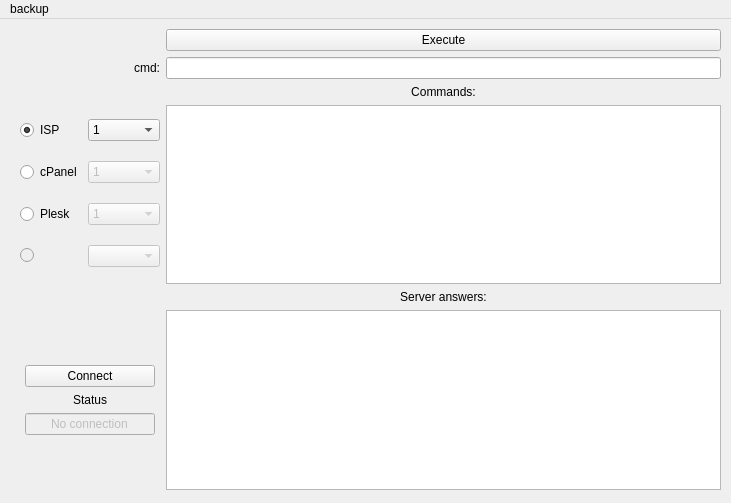
<?xml version="1.0" encoding="UTF-8"?>
<ui version="4.0">
 <class>MainWindow</class>
 <widget class="QMainWindow" name="MainWindow">
  <property name="geometry">
   <rect>
    <x>0</x>
    <y>0</y>
    <width>731</width>
    <height>503</height>
   </rect>
  </property>
  <property name="sizePolicy">
   <sizepolicy hsizetype="Fixed" vsizetype="Fixed">
    <horstretch>0</horstretch>
    <verstretch>0</verstretch>
   </sizepolicy>
  </property>
  <property name="windowTitle">
   <string>srv_cmd_executor v1.0</string>
  </property>
  <widget class="QWidget" name="centralwidget">
   <widget class="QWidget" name="gridLayoutWidget">
    <property name="geometry">
     <rect>
      <x>15</x>
      <y>5</y>
      <width>711</width>
      <height>471</height>
     </rect>
    </property>
    <layout class="QGridLayout" name="gridLayout">
     <property name="margin">
      <number>5</number>
     </property>
     <item row="0" column="1">
      <widget class="QPushButton" name="pushButton">
       <property name="sizePolicy">
        <sizepolicy hsizetype="Preferred" vsizetype="Fixed">
         <horstretch>0</horstretch>
         <verstretch>0</verstretch>
        </sizepolicy>
       </property>
       <property name="text">
        <string>Execute</string>
       </property>
      </widget>
     </item>
     <item row="1" column="1">
      <widget class="QLineEdit" name="lineEdit"/>
     </item>
     <item row="1" column="0">
      <widget class="QLabel" name="label">
       <property name="text">
        <string>cmd:</string>
       </property>
       <property name="alignment">
        <set>Qt::AlignRight|Qt::AlignTrailing|Qt::AlignVCenter</set>
       </property>
      </widget>
     </item>
     <item row="3" column="1">
      <widget class="QTextEdit" name="textEdit">
       <property name="sizePolicy">
        <sizepolicy hsizetype="Expanding" vsizetype="Expanding">
         <horstretch>0</horstretch>
         <verstretch>0</verstretch>
        </sizepolicy>
       </property>
      </widget>
     </item>
     <item row="5" column="1">
      <widget class="QTextEdit" name="textEdit_2">
       <property name="enabled">
        <bool>true</bool>
       </property>
       <property name="sizePolicy">
        <sizepolicy hsizetype="Expanding" vsizetype="Expanding">
         <horstretch>0</horstretch>
         <verstretch>0</verstretch>
        </sizepolicy>
       </property>
      </widget>
     </item>
     <item row="4" column="1">
      <widget class="QLabel" name="label_3">
       <property name="text">
        <string>Server answers:</string>
       </property>
       <property name="alignment">
        <set>Qt::AlignCenter</set>
       </property>
      </widget>
     </item>
     <item row="2" column="1">
      <widget class="QLabel" name="label_2">
       <property name="text">
        <string>Commands:</string>
       </property>
       <property name="alignment">
        <set>Qt::AlignCenter</set>
       </property>
      </widget>
     </item>
     <item row="5" column="0">
      <layout class="QVBoxLayout" name="verticalLayout_2">
       <item>
        <layout class="QVBoxLayout" name="verticalLayout" stretch="0,0,0">
         <property name="sizeConstraint">
          <enum>QLayout::SetDefaultConstraint</enum>
         </property>
         <property name="margin">
          <number>5</number>
         </property>
         <item>
          <widget class="QPushButton" name="pushButton_2">
           <property name="sizePolicy">
            <sizepolicy hsizetype="Preferred" vsizetype="Fixed">
             <horstretch>0</horstretch>
             <verstretch>0</verstretch>
            </sizepolicy>
           </property>
           <property name="text">
            <string>Connect</string>
           </property>
          </widget>
         </item>
         <item>
          <widget class="QLabel" name="label_4">
           <property name="sizePolicy">
            <sizepolicy hsizetype="Preferred" vsizetype="Fixed">
             <horstretch>0</horstretch>
             <verstretch>0</verstretch>
            </sizepolicy>
           </property>
           <property name="text">
            <string>Status</string>
           </property>
           <property name="alignment">
            <set>Qt::AlignCenter</set>
           </property>
          </widget>
         </item>
         <item>
          <widget class="QLineEdit" name="lineEdit_2">
           <property name="enabled">
            <bool>false</bool>
           </property>
           <property name="sizePolicy">
            <sizepolicy hsizetype="Preferred" vsizetype="Fixed">
             <horstretch>0</horstretch>
             <verstretch>0</verstretch>
            </sizepolicy>
           </property>
           <property name="text">
            <string>No connection</string>
           </property>
           <property name="alignment">
            <set>Qt::AlignCenter</set>
           </property>
          </widget>
         </item>
        </layout>
       </item>
      </layout>
     </item>
     <item row="3" column="0">
      <layout class="QGridLayout" name="gridLayout_2">
       <item row="0" column="1">
        <widget class="QComboBox" name="comboBox_isp">
         <item>
          <property name="text">
           <string>1</string>
          </property>
         </item>
         <item>
          <property name="text">
           <string>2</string>
          </property>
         </item>
         <item>
          <property name="text">
           <string>4</string>
          </property>
         </item>
         <item>
          <property name="text">
           <string>7</string>
          </property>
         </item>
         <item>
          <property name="text">
           <string>8</string>
          </property>
         </item>
         <item>
          <property name="text">
           <string>9</string>
          </property>
         </item>
         <item>
          <property name="text">
           <string>10</string>
          </property>
         </item>
         <item>
          <property name="text">
           <string>11</string>
          </property>
         </item>
         <item>
          <property name="text">
           <string>12</string>
          </property>
         </item>
         <item>
          <property name="text">
           <string>13</string>
          </property>
         </item>
         <item>
          <property name="text">
           <string>14</string>
          </property>
         </item>
         <item>
          <property name="text">
           <string>15</string>
          </property>
         </item>
         <item>
          <property name="text">
           <string>16</string>
          </property>
         </item>
         <item>
          <property name="text">
           <string>17</string>
          </property>
         </item>
         <item>
          <property name="text">
           <string>18</string>
          </property>
         </item>
         <item>
          <property name="text">
           <string>19</string>
          </property>
         </item>
         <item>
          <property name="text">
           <string>20</string>
          </property>
         </item>
         <item>
          <property name="text">
           <string>21</string>
          </property>
         </item>
         <item>
          <property name="text">
           <string>22</string>
          </property>
         </item>
         <item>
          <property name="text">
           <string>23</string>
          </property>
         </item>
         <item>
          <property name="text">
           <string>24</string>
          </property>
         </item>
         <item>
          <property name="text">
           <string>25</string>
          </property>
         </item>
         <item>
          <property name="text">
           <string>26</string>
          </property>
         </item>
        </widget>
       </item>
       <item row="1" column="1">
        <widget class="QComboBox" name="comboBox_scp">
         <property name="enabled">
          <bool>false</bool>
         </property>
         <item>
          <property name="text">
           <string>1</string>
          </property>
         </item>
         <item>
          <property name="text">
           <string>2</string>
          </property>
         </item>
         <item>
          <property name="text">
           <string>3</string>
          </property>
         </item>
         <item>
          <property name="text">
           <string>4</string>
          </property>
         </item>
        </widget>
       </item>
       <item row="2" column="1">
        <widget class="QComboBox" name="comboBox_spl">
         <property name="enabled">
          <bool>false</bool>
         </property>
         <item>
          <property name="text">
           <string>1</string>
          </property>
         </item>
         <item>
          <property name="text">
           <string>2</string>
          </property>
         </item>
         <item>
          <property name="text">
           <string>3</string>
          </property>
         </item>
        </widget>
       </item>
       <item row="0" column="0">
        <widget class="QRadioButton" name="radioButton_isp">
         <property name="text">
          <string>ISP</string>
         </property>
         <property name="checked">
          <bool>true</bool>
         </property>
        </widget>
       </item>
       <item row="1" column="0">
        <widget class="QRadioButton" name="radioButton_scp">
         <property name="text">
          <string>cPanel</string>
         </property>
        </widget>
       </item>
       <item row="2" column="0">
        <widget class="QRadioButton" name="radioButton_spl">
         <property name="text">
          <string>Plesk</string>
         </property>
        </widget>
       </item>
       <item row="3" column="0">
        <widget class="QRadioButton" name="radioButton_4">
         <property name="enabled">
          <bool>false</bool>
         </property>
         <property name="text">
          <string/>
         </property>
         <property name="checkable">
          <bool>true</bool>
         </property>
        </widget>
       </item>
       <item row="3" column="1">
        <widget class="QComboBox" name="comboBox_4">
         <property name="enabled">
          <bool>false</bool>
         </property>
        </widget>
       </item>
      </layout>
     </item>
    </layout>
   </widget>
  </widget>
  <widget class="QMenuBar" name="menuBar">
   <property name="geometry">
    <rect>
     <x>0</x>
     <y>0</y>
     <width>731</width>
     <height>23</height>
    </rect>
   </property>
   <widget class="QMenu" name="menuBackup">
    <property name="title">
     <string>backup</string>
    </property>
   </widget>
   <addaction name="menuBackup"/>
  </widget>
  <action name="actionRestore">
   <property name="text">
    <string>restore</string>
   </property>
  </action>
  <action name="actionCreate">
   <property name="text">
    <string>create</string>
   </property>
  </action>
 </widget>
 <resources/>
 <connections>
  <connection>
   <sender>radioButton_scp</sender>
   <signal>toggled(bool)</signal>
   <receiver>comboBox_scp</receiver>
   <slot>setEnabled(bool)</slot>
   <hints>
    <hint type="sourcelabel">
     <x>75</x>
     <y>175</y>
    </hint>
    <hint type="destinationlabel">
     <x>170</x>
     <y>180</y>
    </hint>
   </hints>
  </connection>
  <connection>
   <sender>radioButton_spl</sender>
   <signal>toggled(bool)</signal>
   <receiver>comboBox_spl</receiver>
   <slot>setEnabled(bool)</slot>
   <hints>
    <hint type="sourcelabel">
     <x>75</x>
     <y>216</y>
    </hint>
    <hint type="destinationlabel">
     <x>170</x>
     <y>221</y>
    </hint>
   </hints>
  </connection>
  <connection>
   <sender>radioButton_isp</sender>
   <signal>toggled(bool)</signal>
   <receiver>comboBox_isp</receiver>
   <slot>setEnabled(bool)</slot>
   <hints>
    <hint type="sourcelabel">
     <x>75</x>
     <y>134</y>
    </hint>
    <hint type="destinationlabel">
     <x>170</x>
     <y>139</y>
    </hint>
   </hints>
  </connection>
 </connections>
</ui>
